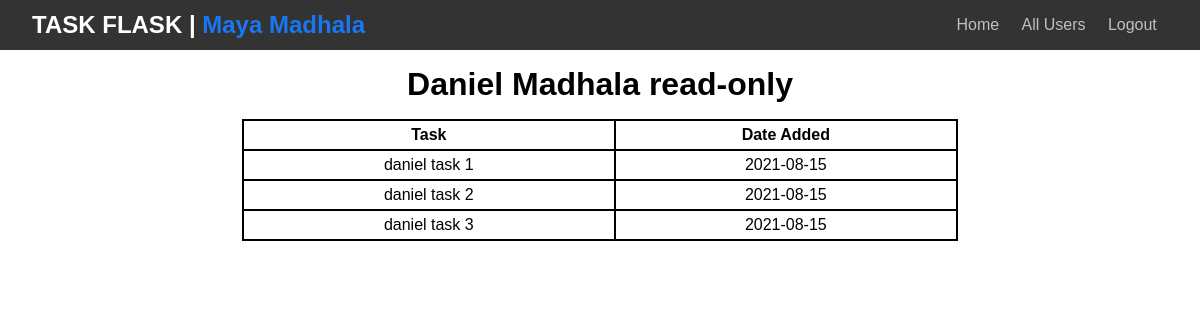
Screenshot of /user/1 (signed in) with the database file from the repository.
### app.py (models this page shows, shortened)
class User(db.Model):
  id = db.Column(db.Integer, primary_key=True)
  first_name = db.Column(db.String(20), nullable=False)
  last_name = db.Column(db.String(20), nullable=False)
  email = db.Column(db.String(120), unique=True, nullable=False)
  password = db.Column(db.String(120), nullable=False)
  tasks = db.relationship('Todo', backref='owner', lazy=True)
  friend = db.relationship('Followers',lazy=True,
                            primaryjoin='User.id == Followers.user_id', backref='owner')

class Todo(db.Model):
  id = db.Column(db.Integer, primary_key=True)
  content = db.Column(db.String(200), nullable=False)
  date_time = db.Column(db.DateTime, default=datetime.utcnow)
  user_id = db.Column(db.Integer, db.ForeignKey('user.id'), nullable=False)

### app.py (the view)
@app.route('/user/<int:user_id>')
def read_user(user_id):
  if 'user' and 'username' not in session:
        return redirect(url_for('login'))
  followers = Followers.query.filter_by(other_user_id=g.user_id).all()
  found = False
  for follow in followers:
    if follow.user_id == user_id:
      found = True
  if not found:
    return redirect(url_for('index'))
  tasks =  Todo.query.filter_by(user_id=user_id).order_by(Todo.date_time).all()
  user = User.query.filter_by(id=user_id).first()
  return render_template('user.html', task_in_html=tasks, user=user)

### app.py (called while the page is built)
@app.before_request
def before_request():
  g.user_id = None
  g.user_name = None
  if 'user' and 'username' in session:
    g.user_id = session['user']
    g.username = session['username']

### templates/user.html (shortened to what this page needs)
{% extends 'base.html' %}
{% block body %}
<div class="content">
  <div class="container tasks">
      <h1>{{user.first_name}} {{user.last_name}} read-only</h1>
      <table>
        <tr>
          <th>Task</th>
          <th>Date Added</th>
        </tr>
        {% for task in task_in_html %}
        <tr>
          <td>{{ task.content }}</td>
          <td>{{ task.date_time.date() }}</td>
        </tr>
        {% endfor %}
      </table>
  </div>
</div>
{% endblock%}

### static/css/main.css (style rules this page uses)
* { margin: 0; padding: 0; box-sizing: border-box; }
body, html { font-family: sans-serif; }
table, td, th { border: 2px solid black; }
table { border-collapse: collapse; width: 100%; }
th { height: 30px; }
td { text-align: center; padding: 5px; }
.container { max-width: 65%; margin:0 auto; padding: 0 2rem; }
.container h1 { text-align: center; margin: 1rem 0; }
.content { display: flex; }
.tasks { flex-grow: 1; }

### rows the page displays
User: first_name "Daniel", last_name "Madhala"
Todo: content "daniel task 1", date_time "2021-08-15"
Todo: content "daniel task 2", date_time "2021-08-15"
Todo: content "daniel task 3", date_time "2021-08-15"

### other values shown
{{ g.username }} "Maya Madhala"
